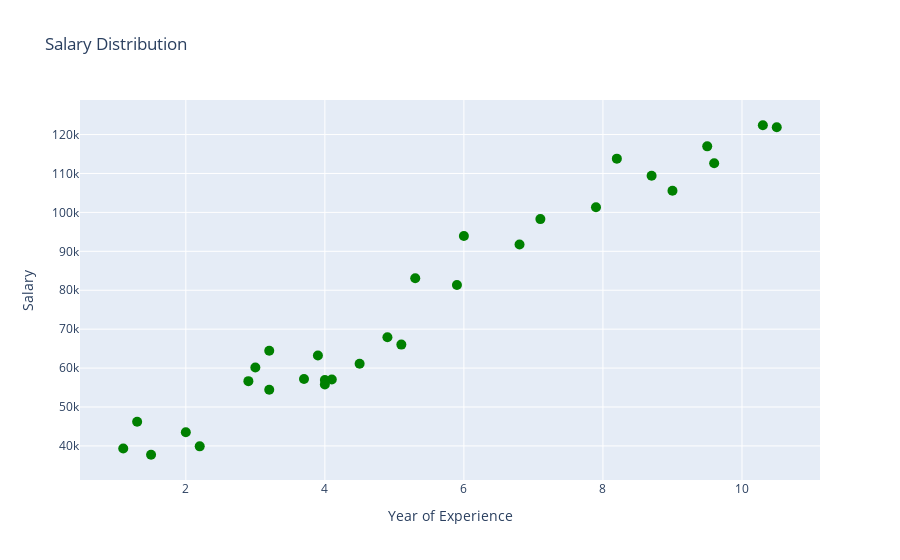

Source (notebook cell):
### Code cell
trace = go.Scatter(x=salary_data['YearsExperience'], y=salary_data['Salary'], mode = 'markers', marker = dict(size=10,color='green'))
layout = go.Layout(title="Salary Distribution", xaxis_title='Year of Experience', yaxis_title = 'Salary')
fig = go.Figure(data = trace, layout = layout)
fig.show()

### Figure 1 — Plotly figure (JSON) as saved in the notebook; plotly's stock layout.template omitted (floating-point values rounded to 4 significant figures)
{"data": [{"marker": {"color": "green", "size": 10}, "mode": "markers", "type": "scatter", "x": [1.1, 1.3, 1.5, 2, 2.2, 2.9, 3, 3.2, 3.2, 3.7, 3.9, 4, 4, 4.1, 4.5, 4.9, 5.1, 5.3, 5.9, 6, 6.8, 7.1, 7.9, 8.2, 8.7, 9, 9.5, 9.6, 10.3, 10.5], "y": [39343, 46205, 37731, 43525, 39891, 56642, 60150, 54445, 64445, 57189, 63218, 55794, 56957, 57081, 61111, 67938, 66029, 83088, 81363, 93940, 91738, 98273, 101302, 113812, 109431, 105582, 116969, 112635, 122391, 121872]}], "layout": {"title": {"text": "Salary Distribution"}, "xaxis": {"title": {"text": "Year of Experience"}}, "yaxis": {"title": {"text": "Salary"}}}}
